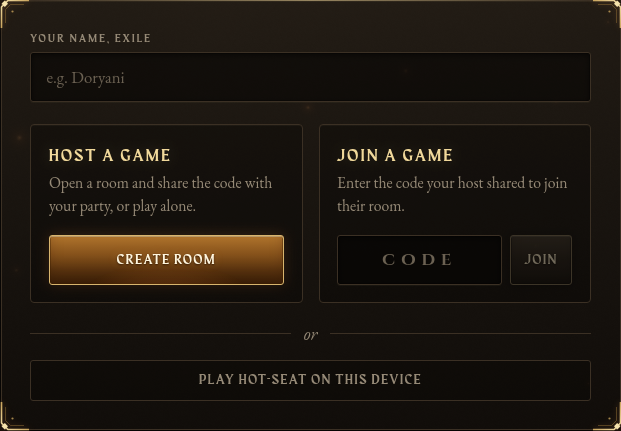
#> input picture card-1280.png, 621 x 431 px
$ python find-banding.py ../card-1280.png out.png
#> lines starting #> are read from the running program, lines starting #| are printed output that depends on the picture; after the words box and inside, x2 and y2 are one past the last pixel; in counts of white or black regions, pixels touching at a corner belong together
#!/usr/bin/env python3
# Finds banding in a screenshot: a staircase of flat runs (at least W px wide)
# each one level from the next, the same way, along rows and columns of any
# channel. That is what a soft gradient or glow drawn in 8 bits without
# dither looks like (CLAUDE.md, "Banding"); dithered, the runs break up. Writes
# a copy with the banded pixels in magenta. Screenshots from headless
# Chromium are drawn on the CPU, so a glow that bands only on a GPU won't show.
#
#   python3 scripts/find-banding.py shot.png [marked.png]

import sys

import numpy as np
from PIL import Image

W = 6


def stairs(a):
    out = np.zeros(a.shape, dtype=bool)
    w = a.shape[1]
    for y in range(0, a.shape[0], 2):
        row = a[y].astype(int)
        cuts = np.flatnonzero(np.diff(row)) + 1
        starts, ends = np.r_[0, cuts], np.r_[cuts, w]
        vals = row[starts]
        for i in range(1, len(starts) - 1):
            step = vals[i] - vals[i - 1]
            if abs(step) == 1 and vals[i + 1] - vals[i] == step and ends[i] - starts[i] >= W and ends[i - 1] - starts[i - 1] >= W:
                out[y, starts[i]:ends[i]] = True
    return out


def main():
    img = np.asarray(Image.open(sys.argv[1]).convert('RGB'))
#> img is the input picture: shape (431, 621, 3); mean R, G, B 29.3, 23.1, 16.1
    hit = np.zeros(img.shape[:2], dtype=bool)
    for c in range(3):
        hit |= stairs(img[:, :, c])
        hit |= stairs(img[:, :, c].T).T
#> this loop made 3 passes
#> pass 1, in main, `hit |= stairs(img[:, :, c])`:
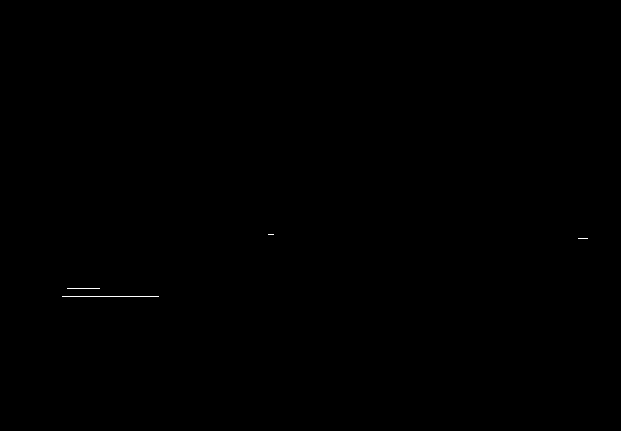
#> hit: shape (431, 621) bool; 0.05% white in thin lines or dots, all inside (x1, y1, x2, y2) = (62, 234, 588, 297)
#> pass 1, in main, `hit |= stairs(img[:, :, c].T).T`:
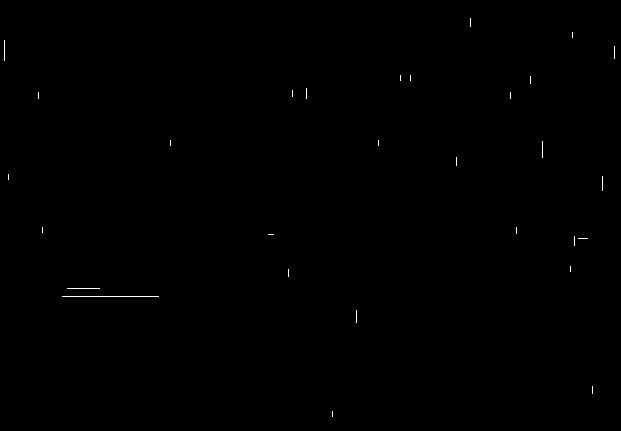
#> hit: shape (431, 621) bool; 0.14% white in thin lines or dots
#> pass 2, in main, `hit |= stairs(img[:, :, c].T).T`:
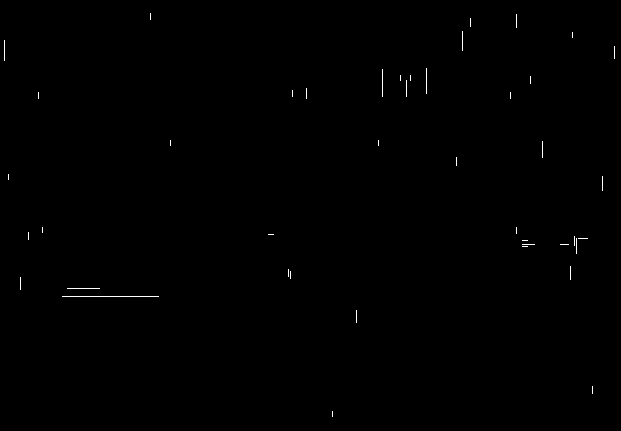
#> hit: shape (431, 621) bool; 0.21% white in thin lines or dots
#> after the loop:
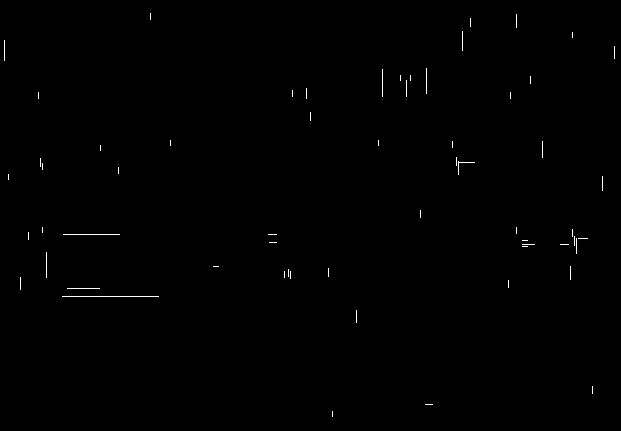
#> hit: shape (431, 621) bool; 0.3% white in thin lines or dots
    print(f'{sys.argv[1]}: {hit.sum()} banded px ({100 * hit.mean():.2f}%)')
#| ../card-1280.png: 792 banded px (0.30%)
    if len(sys.argv) > 2:
        marked = (img * 0.5).astype('uint8')
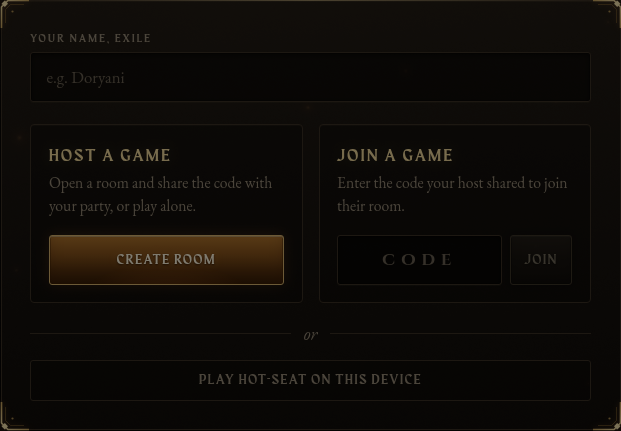
#> marked: shape (431, 621, 3); mean R, G, B 14.4, 11.3, 7.8
        marked[hit] = [255, 0, 255]
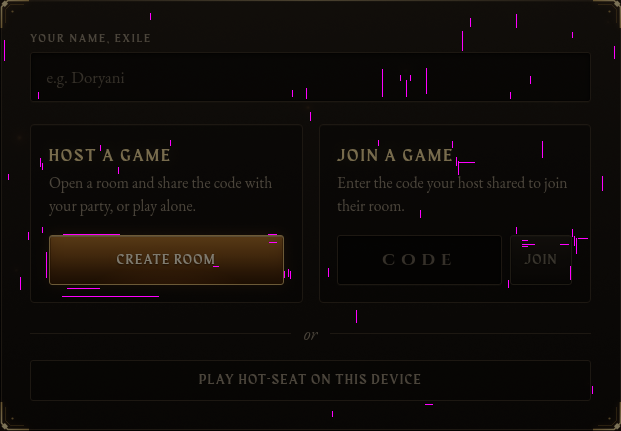
#> marked: shape (431, 621, 3); 0.3% of pixels changed, all inside (x1, y1, x2, y2) = (4, 13, 615, 417)
        Image.fromarray(marked).save(sys.argv[2])


if __name__ == '__main__':
    main()
